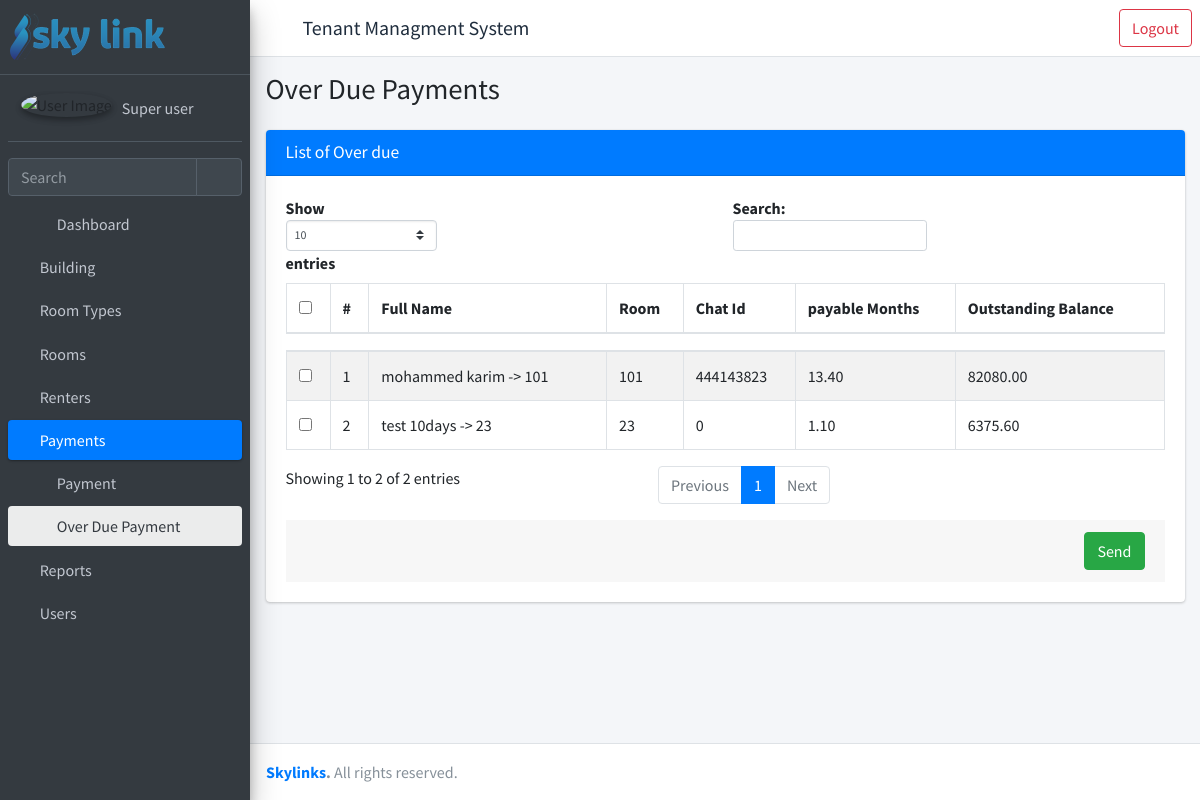
Page /over-due/ (signed in) on the earlier database version.
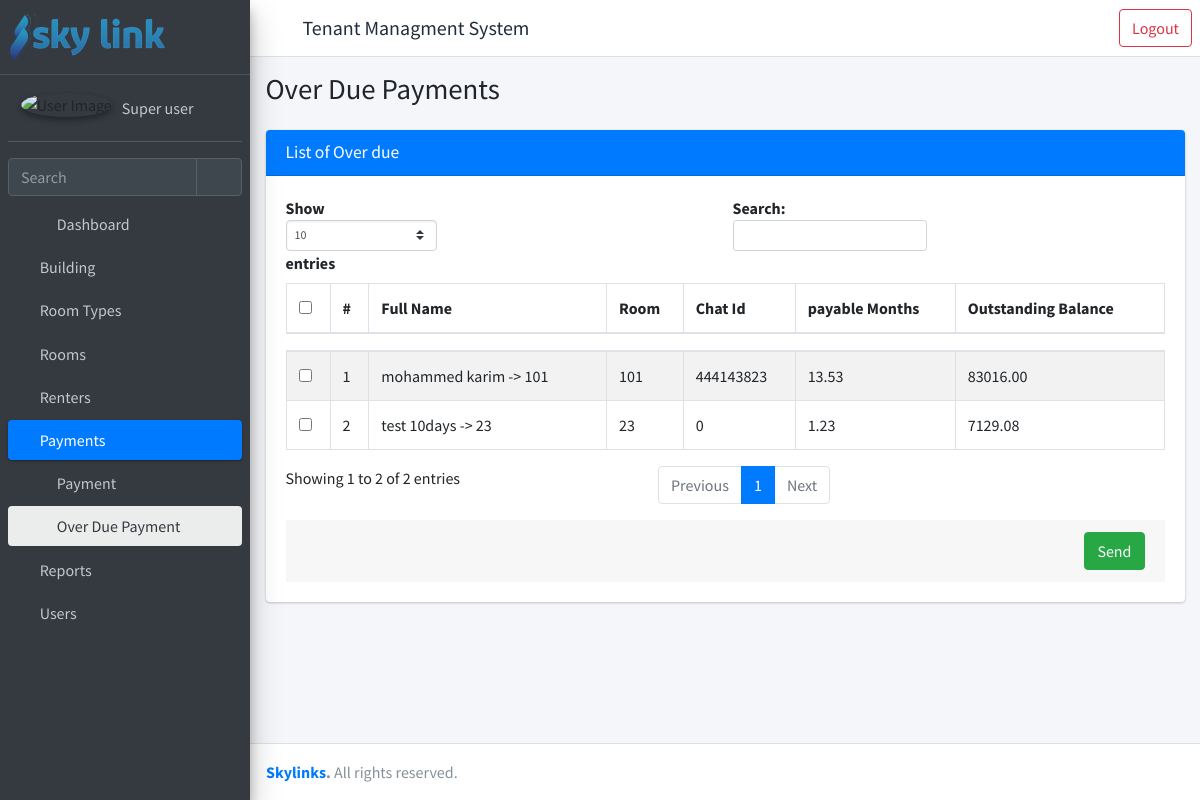
Same page on the later database version.
### rent/models.py (models this page shows, shortened)
class Report(models.Model):
    renter = models.ForeignKey("rent.Renter", verbose_name=_("Invoice No."), on_delete=models.CASCADE)
    payable_month = models.DecimalField(_("Payable Month"), max_digits=20, decimal_places=2, default=0)
    payable_amount = models.DecimalField(_("Payable Amount"), max_digits=10, decimal_places=2, default=0)
    total_paid = models.DecimalField(_("Total Paid"), max_digits=10, decimal_places=2, default=0, editable=False)
    @property
    def outstanding_balance(self):
        return round(self.payable_amount - self.total_paid, 2)

class Renter(models.Model) :
    first_name = models.CharField(_("First Name"), max_length=30)
    last_name = models.CharField(_("Last Name"), max_length=30)
    phone = models.CharField(_("Phone number"), max_length=30)
    id_no = models.CharField(_("ID No."), max_length=50)
    deposited_amount = models.DecimalField(_("Deposited Amount"), max_digits=15, decimal_places=2, default=0)
    date_admitted = models.DateField(_("Date Admitted"), default=timezone.now)
    room = models.ForeignKey("rent.Room", verbose_name=_("Room"), on_delete=models.PROTECT, related_name="rents")
    chat_id = models.CharField(_("Chat ID"), max_length=50 ,default= 0)
    is_rented = models.BooleanField(_("Is Rented"), default=True)
    date_left = models.DateField(_("Date Field"), blank=True, null=True)
    created_by = models.ForeignKey(settings.AUTH_USER_MODEL, verbose_name=_("Created By"), on_delete=models.PROTECT, related_name="created_by_renter")
    created_date = models.DateTimeField(_("Created Date"), auto_now_add=True)
    updated_by = models.ForeignKey(settings.AUTH_USER_MODEL, verbose_name=_("Updated By"), on_delete=models.PROTECT, related_name="updated_by_renter")
    updated_date = models.DateTimeField(_("Updated Date"), auto_now=True)
    def full_name(self) -> str:
        return self.first_name + ' ' + self.last_name
    def __str__(self) -> str:
        return self.full_name() + f' -> {self.room}'

class Room(models.Model):
    building = models.ForeignKey("rent.Building", verbose_name=_("Building"), on_delete=models.PROTECT)
    floor_no = models.PositiveIntegerField(_("Floor No."))
    room_type = models.ForeignKey("rent.RoomType", verbose_name=_("Room Type"), on_delete=models.PROTECT)
    room_no = models.CharField(_("Room No."),max_length=10)
    width = models.DecimalField(_("Room Width"), max_digits=5, decimal_places=2, blank=True, null=True)
    length = models.DecimalField(_("Room Length"), max_digits=5, decimal_places=2, blank=True, null= True)
    area = models.DecimalField(_("Area"), max_digits=10, decimal_places=2)
    price_msq = models.DecimalField(_("Price per MSq"), max_digits=10, decimal_places=2)
    status = models.CharField(_("Status"), max_length=50, choices=STATUS_CHOICES, default="vacant")
    total_price = models.DecimalField(_("Total Price"), max_digits=10, decimal_places=2)
    is_active = models.BooleanField(default=True)
    created_by = models.ForeignKey(settings.AUTH_USER_MODEL, verbose_name=_("Created By"), on_delete=models.PROTECT, related_name="created_by_room")
    created_date = models.DateTimeField(_("Created Date"), auto_now_add=True)
    updated_by = models.ForeignKey(settings.AUTH_USER_MODEL, verbose_name=_("Updated By"), on_delete=models.PROTECT, related_name="updated_by_room")
    updated_date = models.DateTimeField(_("Updated Date"), auto_now=True)
    def __str__(self) -> str:
        return self.room_no

### rent/views.py (the view, shortened to what this page needs)
# urls.py: path("over-due/", views.OverDuePaymentListView, name = "over-due"),
@login_required
@permission_required(perm = "rent.view_payment", raise_exception=True)
def OverDuePaymentListView(request):
    reports = Report.objects.all()
    over_due = []
    for report in reports :
        if report.outstanding_balance >  0 :
            over_due.append(report)
    context = {
            "object_list": over_due,
            "open":"overdue",
            "title" :"Over Due Payments",
            'obj_model': 'over due',
            **permissions(request),
        }
    return render(request, "rent/over-due-list.html", context)

### templates/rent/over-due-list.html (shortened to what this page needs)
{% extends 'rent/homepage.html' %}
{% load static %}
{% block main_page %}
<div class="content">
    <div class="container-fluid">
        <div class="card">
            <div class="card-header bg-primary">
                <h3 class="card-title ">List of {{ obj_model.capitalize }}</h3>
            </div>
            <div class="card-body">
                <form method='POST'>
                    {% csrf_token %}
                    <table id="example1" class="table table-bordered table-striped" width="100%">
                        <thead>
                            <tr class="sorting sorting_desc">
                                <th ><input type='checkbox' id="table_selector"></th>
                                <th >#</th>
                                <th>Full Name</th>
                                <th>Room</th>
                                <th>Chat Id</th>
                                <th>payable Months</th>
                                <th>Outstanding Balance</th>
                            </tr>
                        </thead>
                        <tbody>
                            {% if object_list|length > 0 %}
                                {% for data in object_list %}
                                    <tr>
                                        <td><input type='checkbox' id="row{{ forloop.counter }}" name="selected_id" value = '{{data.id}}'></td>
                                        <td>{{ forloop.counter }}</td>
                                        <td>{{ data.renter }}</td>
                                        <td>{{ data.renter.room }}</td>
                                        <td>{{ data.renter.chat_id }}</td>
                                        <td>{{ data.payable_month}}</td>
                                        <td>{{ data.outstanding_balance  }}</td>
                                    </tr>
                                {% endfor %}
                            {% else %}
                                <tr>
                                    <td colspan="7" class="dataTables_empty text-center" valign="top">No records found</td>
                                </tr>
                            {% endif %}
                        </tbody>
                    </table>
                    <div class="card-footer">
                        <input type="Submit" class="btn btn-success float-right" value="Send">
                    </div>
                </form>
            </div>
        </div>
    </div>
</div>
{% endblock main_page %}
{% load static %}

Differences in the rows shown:
changed Report "mohammed karim -> 101": payable_month "13.40" → "13.53"; outstanding_balance "82080.00" → "83016.00"
changed Report "test 10days -> 23": payable_month "1.10" → "1.23"; outstanding_balance "6375.60" → "7129.08"
